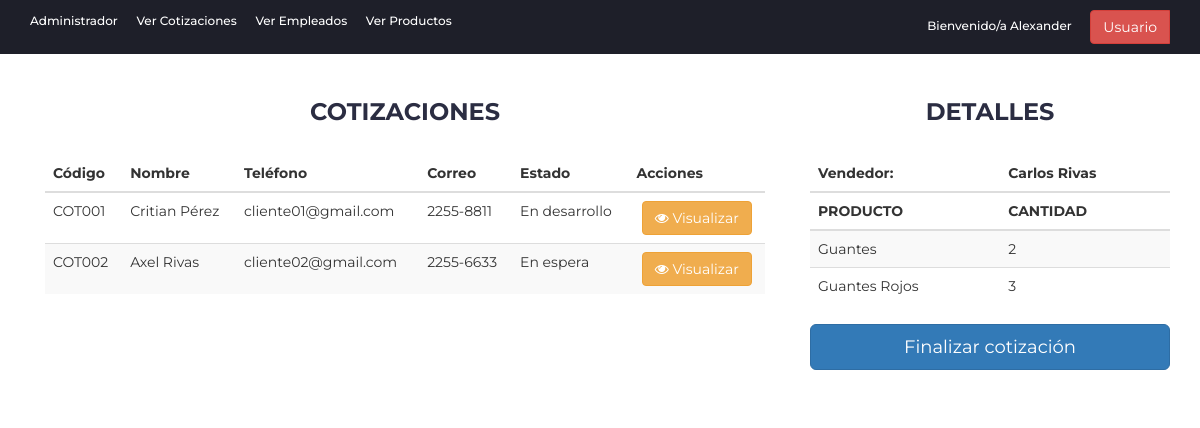
The page /indexLogin.php?id=COT001 (signed in) on the database its author committed.
### tables this page shows
CREATE TABLE IF NOT EXISTS `cotizacion` (
  `idCotizacion` char(10) NOT NULL,
  `nombreCliente` varchar(80) NOT NULL,
  `correoCliente` varchar(80) NOT NULL,
  `telefono` varchar(9) NOT NULL,
  `idEstado` int(11) NOT NULL,
  `idEmpleado` char(10) DEFAULT NULL,
  PRIMARY KEY (`idCotizacion`),
  KEY `idEmpleado` (`idEmpleado`),
  KEY `idEstado` (`idEstado`)
);

CREATE TABLE IF NOT EXISTS `estadocotizacion` (
  `idEstado` int(11) NOT NULL,
  `estado` varchar(30) NOT NULL,
  PRIMARY KEY (`idEstado`)
);

CREATE TABLE IF NOT EXISTS `empleado` (
  `idEmpleado` char(10) NOT NULL,
  `nombres` varchar(80) NOT NULL,
  `apellidos` varchar(80) NOT NULL,
  `telefono` varchar(9) NOT NULL,
  `correo` varchar(80) NOT NULL,
  `dui` varchar(10) NOT NULL,
  `idCargo` int(11) NOT NULL,
  `idEstadoEmpleado` int(11) NOT NULL,
  `contra` varchar(60) NOT NULL,
  PRIMARY KEY (`idEmpleado`),
  UNIQUE KEY `dui` (`dui`),
  KEY `idCargo` (`idCargo`),
  KEY `idEstadoEmpleado` (`idEstadoEmpleado`)
);

CREATE TABLE IF NOT EXISTS `cotizacionproducto` (
  `idCotizacion` varchar(10) NOT NULL,
  `idProducto` varchar(25) NOT NULL,
  `cantidad` int(11) NOT NULL,
  KEY `idCotizacion` (`idCotizacion`),
  KEY `idProducto` (`idProducto`)
);

CREATE TABLE IF NOT EXISTS `producto` (
  `idProducto` varchar(25) NOT NULL,
  `nombre` varchar(80) NOT NULL,
  `descripcion` varchar(100) NOT NULL,
  `imagen` varchar(150) DEFAULT NULL,
  `stock` int(11) DEFAULT NULL,
  `idTipoProducto` int(11) DEFAULT NULL,
  `idMedida` int(11) NOT NULL,
  PRIMARY KEY (`idProducto`),
  KEY `idMedida` (`idMedida`),
  KEY `idTipoProducto` (`idTipoProducto`)
);

### indexLogin.php (the view, shortened to what this page needs)
<!DOCTYPE html>
<html lang="es">
<head>
	<link type="text/css" rel="stylesheet" href="css/bootstrap.min.css" />
	<link type="text/css" rel="stylesheet" href="css/slick.css" />
	<link type="text/css" rel="stylesheet" href="css/slick-theme.css" />
	<link type="text/css" rel="stylesheet" href="css/nouislider.min.css" />
	<link rel="stylesheet" href="css/font-awesome.min.css">
	<link type="text/css" rel="stylesheet" href="css/style.css" />
</head>
<body>
	<header>
		<div id="top-header">
			<div class="container">
            <ul class="header-links pull-left">
                <li><a href="#"> <?php echo $_SESSION["user"]["cargo"];?></a></li>
                <li><a href="indexLogin.php"> Ver Cotizaciones</a></li>
                <li><a href="verEmpleados.php"> Ver Empleados</a></li>
                <li><a href="verProductos.php"> Ver Productos</a></li>
			</ul>
			<form class="form-inline my-2 my-lg-0">
                <ul class="header-links pull-right">
                    <li class="nav-item"><a class="nav-link">
                        Bienvenido/a <?php echo $_SESSION["user"]["nombres"];?></a>
                    </li>
                    <li class="nav-item">
                        <div class="btn-group" role="group">
                            <button  type="button" class="btn btn-danger" data-toggle="dropdown">
                                Usuario
                            </button>
                        </div>
                    </li>
                </ul>
            </form>
			</div>
		</div>
		<div class="section">
			<div class="container">
				<div class="row">
					<div class="col-md-8">
						<div class="col-md-12 order-details">
							<div class="section-title text-center">
								<h3 class="title">Cotizaciones</h3>
							</div>
							<table class="table table-striped">
                            <thead>
									<tr>
										<th scope="col">Código</th>
										<th scope="col">Nombre</th>
										<th scope="col">Teléfono</th>
                                        <th scope="col">Correo</th>
                                        <th scope="col">Estado</th>
										<th scope="col">Acciones</th>
									</tr>
								</thead>
								<tbody>
									<tr>
                                    <?php
								$database = new Database();
								$dbconnection = $database->create_connection();
								$sql = "SELECT * FROM cotizacion AS c INNER JOIN estadocotizacion AS ec ON c.idEstado = ec.idEstado ORDER BY ec.estado";
								$result = $dbconnection->query($sql);
								if($result->rowCount() >0)
								{
									foreach($result as $fila){
										echo "<tr>";
                                        echo "<td>" . $fila["idCotizacion"] . "</td>";
                                        echo "<td>" . $fila["nombreCliente"] . "</td>";
										echo "<td>" . $fila["correoCliente"] . "</td>";
										echo "<td>" . $fila["telefono"] . "</td>";
										echo "<td>" . $fila["estado"] . "</td>";
										echo "<td class='text-center'>";
										echo "<a href='indexLogin.php?id=" . $fila["idCotizacion"] . "' class='btn btn-warning'><i class='fa fa-eye'></i> Visualizar</a> ";
										echo "</td>";
										echo "</tr>";
									}
								}
								else
								{
									echo "<tr><td colspan='6' class='text-center'>No hay datos que mostrar</td></tr>";
								}
							?>
									</tr>
								</tbody>
							</table>
						</div>
					</div>
					<div class="col-md-4 order-details">
						<div class="section-title text-center">
							<h3 class="title">Detalles</h3>
						</div>
						<div class="order-summary">
						<div class="order-col">
						<table class="table table-striped">
						<thead>
							<tr>
								<th scope="col">Vendedor:</th>
								<?php
								$database = new Database();
								$dbconnection = $database->create_connection();
								if(!empty($_GET["id"])){
								$id = trim($_GET["id"]);
									$sql = "SELECT * FROM cotizacion AS c INNER JOIN empleado AS e ON c.idEmpleado = e.idEmpleado WHERE c.idCotizacion =?";
									$statement = $dbconnection->prepare($sql);
									$statement->bindParam(1,$id);
									$statement->execute();
									if($statement->rowCount() >0)
									{
										foreach($statement as $fila){
											echo "<th scope='col'>".$fila["nombres"]." ".$fila["apellidos"]."</th>";
										}
									}
								}
							?>
							</tr>
							<tr>
								<th scope="col">PRODUCTO</th>
								<th scope="col">CANTIDAD</th>
							</tr>
						</thead>
						<tbody>
						<?php
								$database = new Database();
								$dbconnection = $database->create_connection();
								if(!empty($_GET["id"])){
								$id = trim($_GET["id"]);
									$sql = "SELECT * FROM cotizacionproducto AS c INNER JOIN producto AS p ON c.idProducto = p.idProducto WHERE c.idCotizacion =?";
									$statement = $dbconnection->prepare($sql);
									$statement->bindParam(1,$id);
									$statement->execute();
									if($statement->rowCount() >0)
									{
										foreach($statement as $fila){
											echo "<tr>";
											echo"<td>".$fila["nombre"]."</td>";
											echo"<td>".$fila["cantidad"]."</td>";
											echo "</tr>";
										}
									}
									else
									{
										echo "<tr><td colspan='6' class='text-center'>No hay datos que mostrar</td></tr>";
									}
								}else{
									echo "<tr><td colspan='6' class='text-center'>No hay datos que mostrar</td></tr>";
								}
							?>
						</tbody>
							</table>
							</div>
						</div>
						<div class="section-title text-center">
							<button type="button" class="btn btn-primary btn-lg btn-block">Finalizar cotización</button>
						</div>
					</div>
				</div>
			</div>
		</div>
</body>
</html>

### css/style.css (style rules this page uses)
body { font-family: 'Montserrat', sans-serif; font-weight: 400; color: #333; }
h1, h2, h3, h4, h5, h6 { color: #2B2D42; font-weight: 700; margin: 0 0 10px; }
a { color: #2B2D42; font-weight: 500; -webkit-transition: 0.2s color; transition: 0.2s color; }
ul, ol { margin: 0; padding: 0; list-style: none }
.section { padding-top: 30px; padding-bottom: 30px; }
.section-title { position: relative; margin-bottom: 30px; margin-top: 15px; }
.section-title .title { display: inline-block; text-transform: uppercase; margin: 0px; }
#top-header { padding-top: 10px; padding-bottom: 10px; background-color: #1E1F29; }
.header-links li { display: inline-block; margin-right: 15px; font-size: 12px; }
.header-links li:last-child { margin-right: 0px; }
.header-links li a { color: #FFF; }

### rows shown on the page
cotizacion: idCotizacion "COT001", nombreCliente "Critian Pérez", correoCliente "cliente01@gmail.com", telefono "2255-8811", idEstado.estado "En desarrollo", idEmpleado.nombres "Carlos", idEmpleado.apellidos "Rivas"
cotizacion: idCotizacion "COT002", nombreCliente "Axel Rivas", correoCliente "cliente02@gmail.com", telefono "2255-6633", idEstado.estado "En espera"
cotizacionproducto: idProducto.nombre "Guantes", cantidad "2"
cotizacionproducto: idProducto.nombre "Guantes Rojos", cantidad "3"

### other values the page prints
$_SESSION["user"]["cargo"] "Administrador"
$_SESSION["user"]["nombres"] "Alexander"
